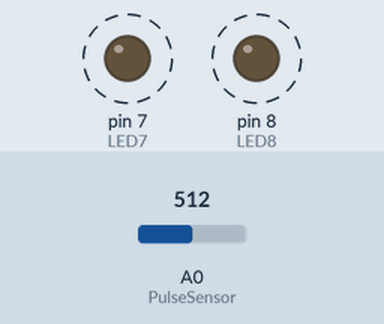
Simulated run of this sketch. Board: Arduino Uno, built with avr-gcc and run on an emulated ATmega328P. Shown: output pins drawn as LEDs (lit = HIGH). Dashed ring = blinking. Inputs (shaded band) come from the test bench; at power-on: A0 (PulseSensor) = 512. What the sketch prints to the serial monitor is not drawn.

Above: at 0.2 s.
Timing chart, 0 to 3.9 s (numbered marks = the images above):
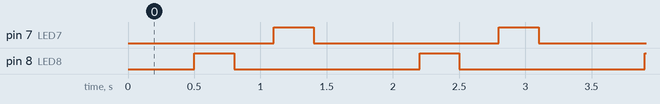

Measured:
- by itself, pin 7 (LED7), pin 8 (LED8): alternates HIGH for 0.30 s and LOW for 1.4 s
- by itself, everything shown: repeats every 1.7 s, in 4 steps

The sketch:

PulseSensor_StarterProject_Arduino_1022.ino
```cpp
/*  PulseSensor™ Starter Project   http://www.pulsesensor.com
 *
This an Arduino project. It's Best Way to Get Started with your PulseSensor™ & Arduino.
-------------------------------------------------------------
1) This shows a live human Heartbeat Pulse.
2) Live visualization in Arduino's Cool "Serial Plotter".
3) Blink an LED on each Heartbeat.
4) This is the direct Pulse Sensor's Signal.
5) A great first-step in troubleshooting your circuit and connections.
6) "Human-readable" code that is newbie friendly."

*/


//  Variables
int PulseSensor = A0;        // Pulse Sensor PURPLE WIRE connected to ANALOG PIN 0
int LED8 = 8;   //  The on-board Arduion LED
int LED7 = 7;


int Signal;                // holds the incoming raw data. Signal value can range from 0-1024
int Threshold = 80;            // Determine which Signal to "count as a beat", and which to ingore.
int Threshold2 = 130;
int outputValue;


// The SetUp Function:
void setup() {
  pinMode(LED8,OUTPUT);         // pin that will blink to your heartbeat!
  pinMode(LED7,OUTPUT);
  Serial.begin(9600);         // Set's up Serial Communication at certain speed.

}

// The Main Loop Function
void loop() {

  Signal = analogRead(PulseSensor);  // Read the PulseSensor's value.
  outputValue = map(Signal, 0, 1023, 0, 200);

  Serial.println(outputValue);   // Send the Signal value to Serial Plotter.
  delay(500);


     digitalWrite(LED8,HIGH);
     delay(300);
     digitalWrite(LED8,LOW);
     delay(300);


     digitalWrite(LED7,HIGH);
     delay(300);
     digitalWrite(LED7,LOW);
     delay(300);
   }
```
